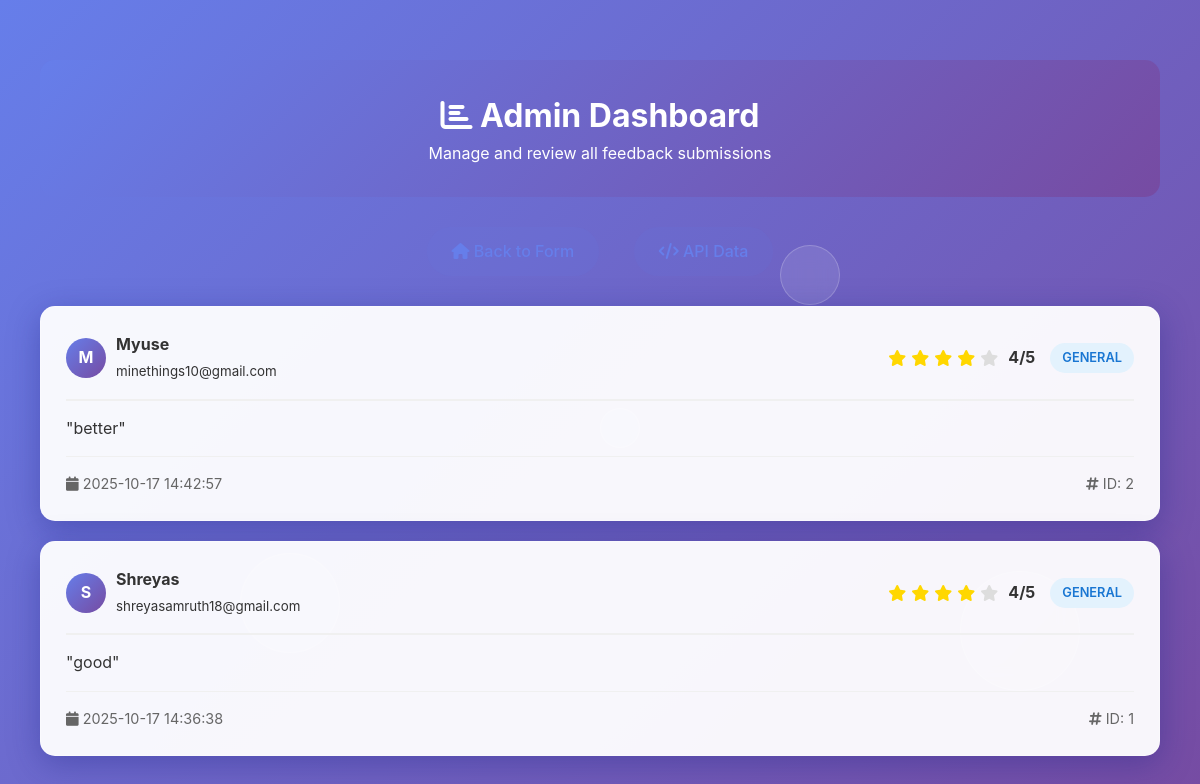
The page /admin on the database its author committed.
### tables this page shows
CREATE TABLE feedback (
            id INTEGER PRIMARY KEY AUTOINCREMENT,
            name TEXT NOT NULL,
            email TEXT NOT NULL,
            rating INTEGER,
            feedback TEXT NOT NULL,
            category TEXT,
            timestamp DATETIME DEFAULT CURRENT_TIMESTAMP
        );

### app.py (the view)
@app.route('/admin')
def admin():
    try:
        conn = get_db_connection()
        submissions = conn.execute('''
            SELECT * FROM feedback
            ORDER BY timestamp DESC
        ''').fetchall()
        conn.close()
        return render_template('admin.html', submissions=submissions)
    except Exception as e:
        return f"Error reading submissions: {str(e)}"

### app.py (called while the page is built)
def get_db_connection():
    conn = sqlite3.connect(DATABASE)
    conn.row_factory = sqlite3.Row
    return conn

### templates/admin.html (shortened to what this page needs)
<!DOCTYPE html>
<html lang="en">
<head>
    <link rel="stylesheet" href="{{ url_for('static', filename='style.css') }}">
    <link href="https://cdnjs.cloudflare.com/ajax/libs/font-awesome/6.4.0/css/all.min.css" rel="stylesheet">
</head>
<body>
    <div class="animated-bg">
        <div class="floating-shapes">
            <div class="shape shape-1"></div>
            <div class="shape shape-3"></div>
        </div>
    </div>
    <div class="admin-container">
        <div class="admin-header">
            <h1><i class="fas fa-chart-bar"></i> Admin Dashboard</h1>
            <p>Manage and review all feedback submissions</p>
        </div>
        <div class="nav-links">
            <a href="/" class="nav-link">
                <i class="fas fa-home"></i> Back to Form
            </a>
            <a href="/api/feedback" class="nav-link">
                <i class="fas fa-code"></i> API Data
            </a>
        </div>
        {% if submissions %}
            <div class="feedback-grid">
                {% for submission in submissions %}
                <div class="feedback-card">
                    <div class="feedback-header">
                        <div class="user-info">
                            <div class="user-avatar">
                                {{ submission.name[0].upper() }}
                            </div>
                            <div>
                                <strong>{{ submission.name }}</strong><br>
                                <small>{{ submission.email }}</small>
                            </div>
                        </div>
                        <div style="display: flex; align-items: center; gap: 15px;">
                            <div class="rating-display">
                                {% for i in range(1, 6) %}
                                    <i class="fas fa-star {{ 'star-filled' if i <= submission.rating else 'star-empty' }}"></i>
                                {% endfor %}
                                <span style="margin-left: 5px; font-weight: bold;">{{ submission.rating }}/5</span>
                            </div>
                            <span class="category-badge category-{{ submission.category.lower().replace(' ', '-') }}">
                                {{ submission.category }}
                            </span>
                        </div>
                    </div>
                    <div class="feedback-content">
                        "{{ submission.feedback }}"
                    </div>
                    <div class="feedback-meta">
                        <span>
                            <i class="fas fa-calendar"></i>
                            {{ submission.timestamp }}
                        </span>
                        <span>
                            <i class="fas fa-hashtag"></i>
                            ID: {{ submission.id }}
                        </span>
                    </div>
                </div>
                {% endfor %}
            </div>
        {% endif %}
    </div>
</body>
</html>

### static/style.css (style rules this page uses)
* { margin: 0; padding: 0; box-sizing: border-box; }
:root { --primary-gradient: linear-gradient(135deg, #667eea 0%, #764ba2 100%); --secondary-gradient: linear-gradient(135deg, #f093fb 0%, #f5576c 100%); --success-gradient: linear-gradient(135deg, #4facfe 0%, #00f2fe 100%); --warning-gradient: linear-gradient(135deg, #fa709a 0%, #fee140 100%); --dark-gradient: linear-gradient(135deg, #434343 0%, #000000 100%); --glass-bg: rgba(255, 255, 255, 0.1); --glass-border: rgba(255, 255, 255, 0.2); --text-primary: #333; --text-secondary: #666; --text-light: #999; --shadow-light: 0 8px 32px rgba(31, 38, 135, 0.37); --shadow-heavy: 0 20px 60px rgba(0, 0, 0, 0.2); }
body { font-family: 'Inter', 'Segoe UI', Tahoma, Geneva, Verdana, sans-serif; line-height: 1.6; color: var(--text-primary); background: var(--primary-gradient); min-height: 100vh; padding: 20px; overflow-x: hidden; }
.animated-bg { position: fixed; top: 0; left: 0; width: 100%; height: 100%; z-index: -1; overflow: hidden; }
.floating-shapes { position: relative; width: 100%; height: 100%; }
.shape { position: absolute; border-radius: 50%; background: var(--glass-bg); backdrop-filter: blur(10px); border: 1px solid var(--glass-border); animation: float 20s infinite ease-in-out; }
.shape-1 { width: 80px; height: 80px; top: 10%; left: 10%; animation-delay: 0s; }
.shape-3 { width: 60px; height: 60px; top: 30%; right: 30%; animation-delay: -10s; }

### templates/admin.html (style rules this page uses)
.admin-container { max-width: 1200px; margin: 20px auto; padding: 20px; }
.admin-header { background: var(--primary-gradient); color: white; padding: 30px; border-radius: 15px; margin-bottom: 30px; text-align: center; }
.feedback-grid { display: grid; gap: 20px; }
.feedback-card { background: rgba(255, 255, 255, 0.95); border-radius: 15px; padding: 25px; box-shadow: var(--shadow-light); border: 1px solid rgba(255, 255, 255, 0.3); transition: all 0.3s ease; }
.feedback-header { display: flex; justify-content: space-between; align-items: center; margin-bottom: 15px; padding-bottom: 15px; border-bottom: 2px solid #f0f0f0; }
.user-info { display: flex; align-items: center; gap: 10px; }
.user-avatar { width: 40px; height: 40px; background: var(--primary-gradient); border-radius: 50%; display: flex; align-items: center; justify-content: center; color: white; font-weight: bold; }
.rating-display { display: flex; align-items: center; gap: 5px; }
.star-filled { color: #ffd700; }
.star-empty { color: #ddd; }
.category-badge { padding: 5px 12px; border-radius: 20px; font-size: 0.8rem; font-weight: 600; text-transform: uppercase; }
.category-general { background: #e3f2fd; color: #1976d2; }
.feedback-content { margin: 15px 0; line-height: 1.6; color: var(--text-primary); }
.feedback-meta { display: flex; justify-content: space-between; align-items: center; font-size: 0.9rem; color: var(--text-secondary); margin-top: 15px; padding-top: 15px; border-top: 1px solid #f0f0f0; }
.nav-links { text-align: center; margin: 30px 0; }
.nav-link { display: inline-block; margin: 0 15px; padding: 12px 25px; background: rgba(102, 126, 234, 0.1); color: #667eea; text-decoration: none; border-radius: 25px; transition: all 0.3s ease; font-weight: 500; }

### rows shown on the page
feedback: name "M", name "Myuse", email "minethings10@gmail.com", rating "4", category "GENERAL", feedback "better", timestamp "2025-10-17 14:42:57", id "2"
feedback: name "S", name "Shreyas", email "shreyasamruth18@gmail.com", rating "4", category "GENERAL", feedback "good", timestamp "2025-10-17 14:36:38", id "1"
